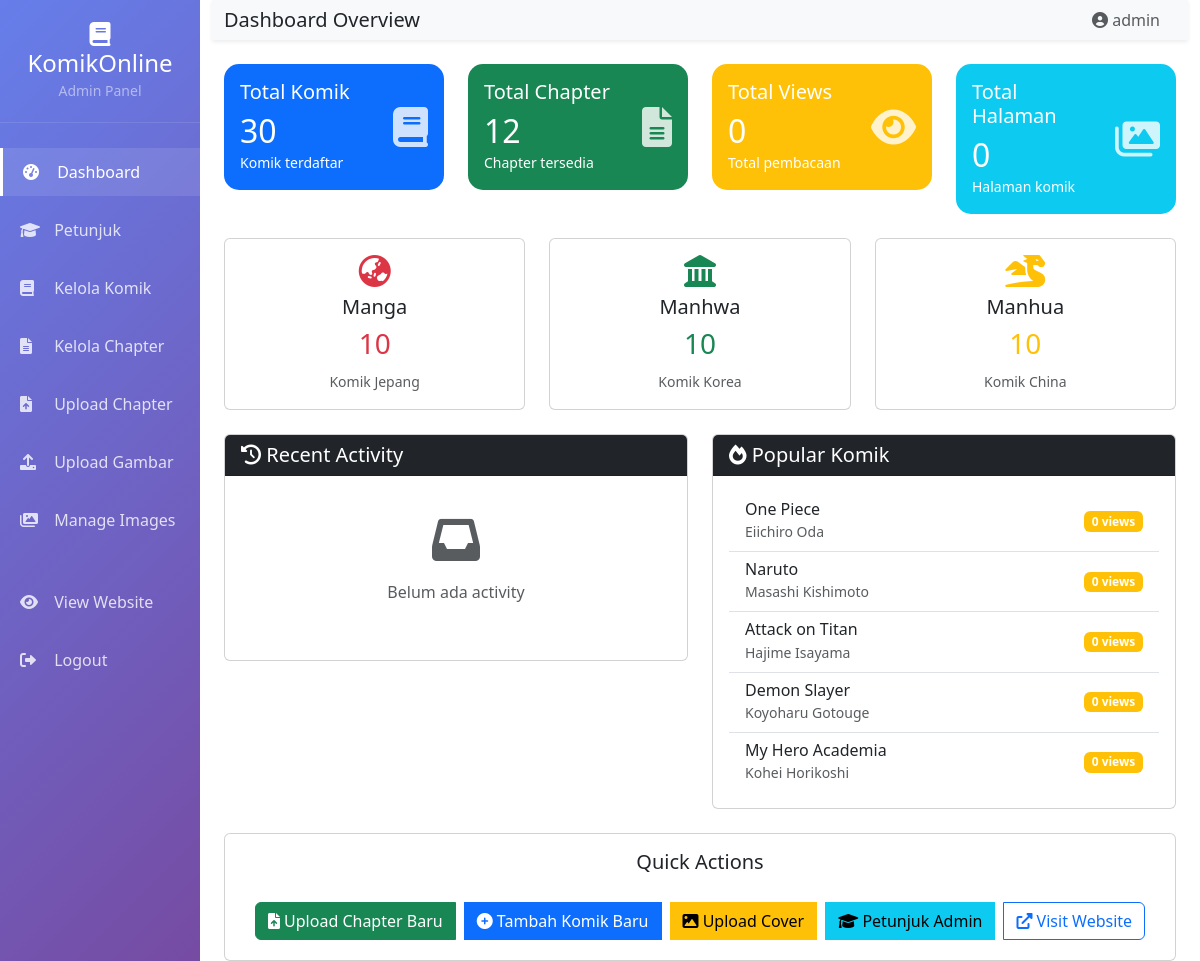
The page /komik_online/admin/dashboard.php (signed in) on the database its author committed.
### tables this page shows
CREATE TABLE `komik` (
  `id` int NOT NULL,
  `judul` varchar(255) NOT NULL,
  `slug` varchar(255) DEFAULT NULL,
  `cover` varchar(255) DEFAULT NULL,
  `penulis` varchar(100) DEFAULT NULL,
  `status` enum('Ongoing','Completed','Hiatus') DEFAULT 'Ongoing',
  `sinopsis` text,
  `genre` varchar(255) DEFAULT NULL,
  `kategori` enum('Manga','Manhwa','Manhua') DEFAULT 'Manga',
  `total_chapter` int DEFAULT '0',
  `views` int DEFAULT '0',
  `created_at` timestamp NULL DEFAULT CURRENT_TIMESTAMP
);

### komik_online/admin/dashboard.php (the view, shortened to what the rows shown need)
<?php
include '../config/database.php';
$total_komik = mysqli_fetch_assoc(mysqli_query($koneksi, "SELECT COUNT(*) as total FROM komik"))['total'];
$total_chapter = mysqli_fetch_assoc(mysqli_query($koneksi, "SELECT COUNT(*) as total FROM chapter"))['total'];
$total_views_komik = mysqli_fetch_assoc(mysqli_query($koneksi, "SELECT SUM(views) as total FROM komik"))['total'];
$total_views_chapter = mysqli_fetch_assoc(mysqli_query($koneksi, "SELECT SUM(views) as total FROM chapter"))['total'];
$total_views = $total_views_komik + $total_views_chapter;
$total_pages = mysqli_fetch_assoc(mysqli_query($koneksi, "SELECT COUNT(*) as total FROM chapter_pages"))['total'];
$popular_komik = mysqli_query($koneksi, "
    SELECT * FROM komik
    ORDER BY views DESC
    LIMIT 5
");
?>
<!DOCTYPE html>
<html lang="id">
<head>
    <link href="https://cdn.jsdelivr.net/npm/bootstrap@5.3.0/dist/css/bootstrap.min.css" rel="stylesheet">
    <link href="https://cdnjs.cloudflare.com/ajax/libs/font-awesome/6.0.0/css/all.min.css" rel="stylesheet">
</head>
<body>
    <div class="container-fluid">
        <div class="row">
            <div class="col-md-9 col-lg-10">
                <div class="container-fluid mt-4">
                    <div class="row">
                        <div class="col-xl-3 col-md-6 mb-4">
                            <div class="card stat-card border-0 bg-primary text-white">
                                <div class="card-body">
                                    <div class="row align-items-center">
                                        <div class="col">
                                            <h2 class="mb-0"><?php echo $total_komik; ?></h2>
                                        </div>
                                    </div>
                                </div>
                            </div>
                        </div>
                        <div class="col-xl-3 col-md-6 mb-4">
                            <div class="card stat-card border-0 bg-success text-white">
                                <div class="card-body">
                                    <div class="row align-items-center">
                                        <div class="col">
                                            <h2 class="mb-0"><?php echo $total_chapter; ?></h2>
                                        </div>
                                    </div>
                                </div>
                            </div>
                        </div>
                        <div class="col-xl-3 col-md-6 mb-4">
                            <div class="card stat-card border-0 bg-warning text-white">
                                <div class="card-body">
                                    <div class="row align-items-center">
                                        <div class="col">
                                            <h2 class="mb-0"><?php echo number_format($total_views); ?></h2>
                                        </div>
                                    </div>
                                </div>
                            </div>
                        </div>
                        <div class="col-xl-3 col-md-6 mb-4">
                            <div class="card stat-card border-0 bg-info text-white">
                                <div class="card-body">
                                    <div class="row align-items-center">
                                        <div class="col">
                                            <h2 class="mb-0"><?php echo number_format($total_pages); ?></h2>
                                        </div>
                                    </div>
                                </div>
                            </div>
                        </div>
                    </div>
                    <div class="row">
                        <div class="col-lg-6 mb-4">
                            <div class="card">
                                <div class="card-body">
                                    <?php if(mysqli_num_rows($popular_komik) > 0): ?>
                                        <div class="list-group list-group-flush">
                                            <?php while($komik = mysqli_fetch_assoc($popular_komik)): ?>
                                                <div class="list-group-item d-flex justify-content-between align-items-center">
                                                    <div>
                                                        <h6 class="mb-0"><?php echo $komik['judul']; ?></h6>
                                                        <small class="text-muted"><?php echo $komik['penulis']; ?></small>
                                                    </div>
                                                    <span class="badge bg-warning"><?php echo $komik['views']; ?> views</span>
                                                </div>
                                            <?php endwhile; ?>
                                        </div>
                                    <?php endif; ?>
                                </div>
                            </div>
                        </div>
                    </div>
                </div>
            </div>
        </div>
    </div>
</body>
</html>

### rows shown on the page
komik: judul "One Piece", penulis "Eiichiro Oda", views "0"
komik: judul "Naruto", penulis "Masashi Kishimoto", views "0"
komik: judul "Attack on Titan", penulis "Hajime Isayama", views "0"
komik: judul "Demon Slayer", penulis "Koyoharu Gotouge", views "0"
komik: judul "My Hero Academia", penulis "Kohei Horikoshi", views "0"

### other values the page prints
$_SESSION['admin'] "admin"
$total_komik "30"
$total_chapter "12"
$total_views "0"
$total_pages "0"
$manga_count "10"
$manhwa_count "10"
$manhua_count "10"
